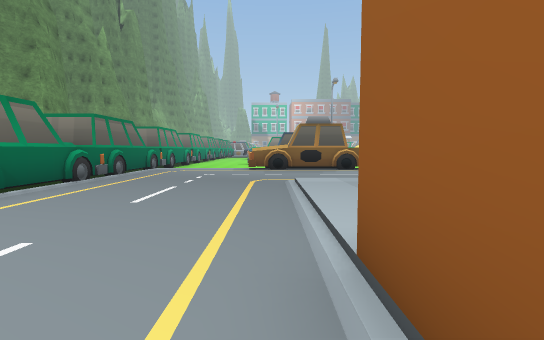
[1] (above)

23 first-person views from a walk through a Unity game level. The camera is 1.5 m above the floor, tilts 4° down and sees 85° across. The floor is counted in squares, 2 m on a side. Each view is taken from the middle of a square. On the plan, view 1 faces up. The plan holds only what a view shows up to about 10 squares ahead; the rest is blank. The place goes on beyond the plan. The player character is not drawn. Some animated figures are left out. Some surface patterns are stand-ins.

[2]
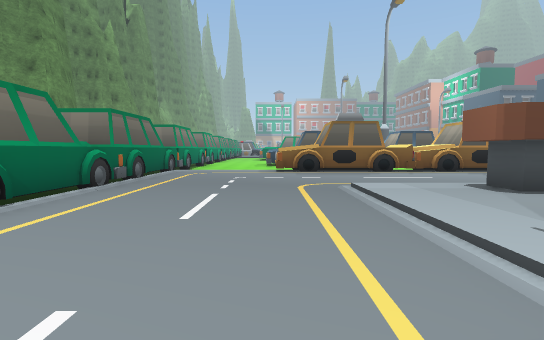

[3]
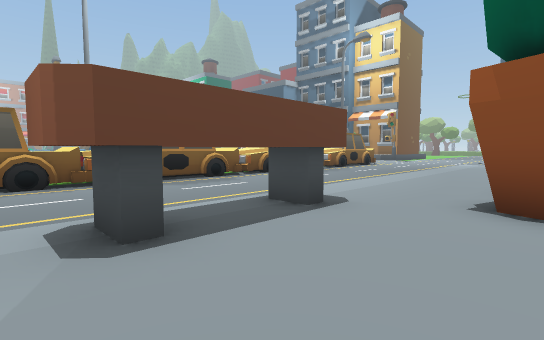

[4]
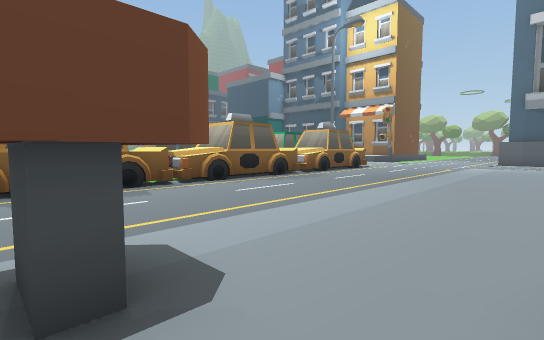

[5]
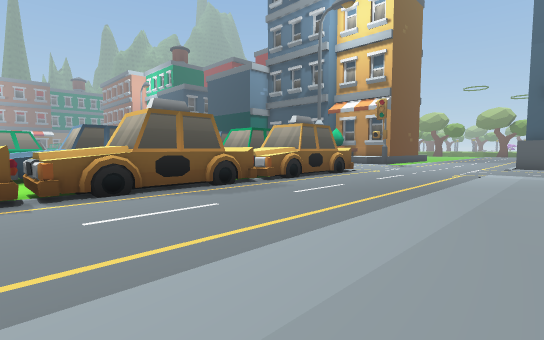

[6]
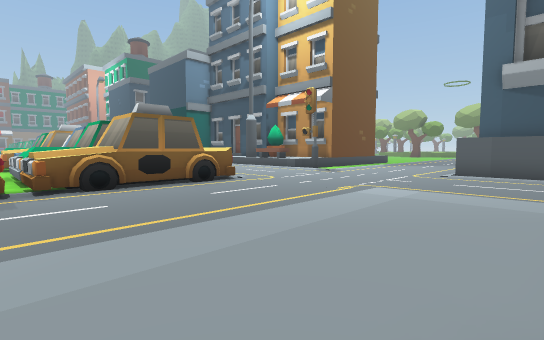

[7]
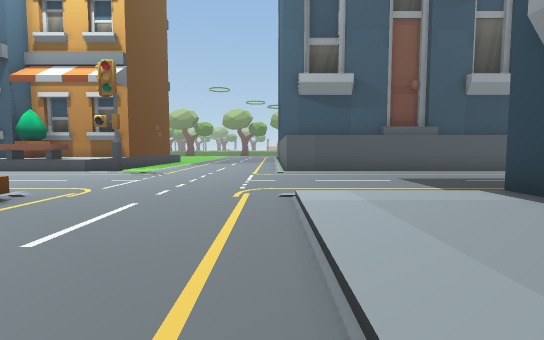

[8]
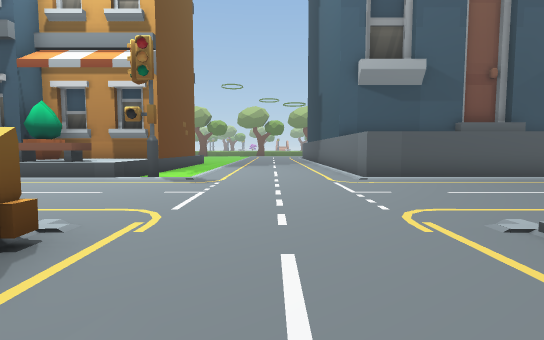

[9]
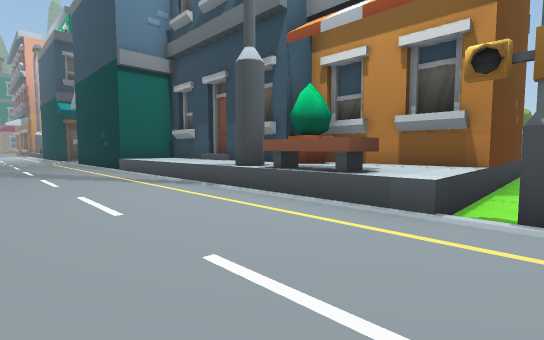

[10]
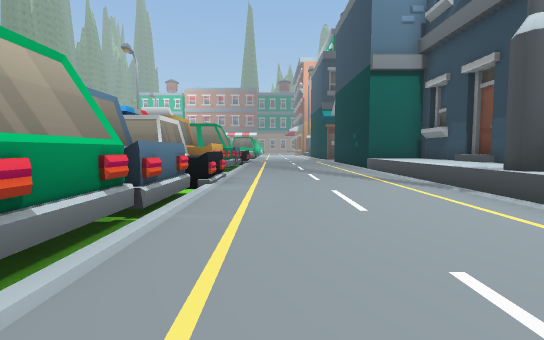

[11]
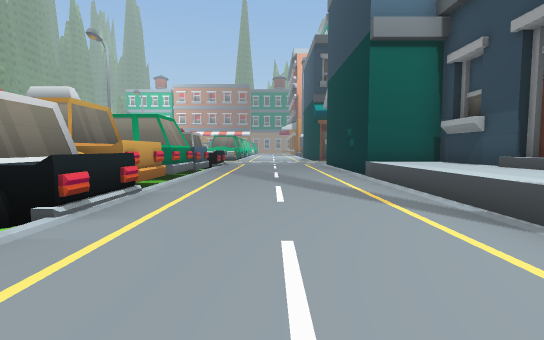

[12]
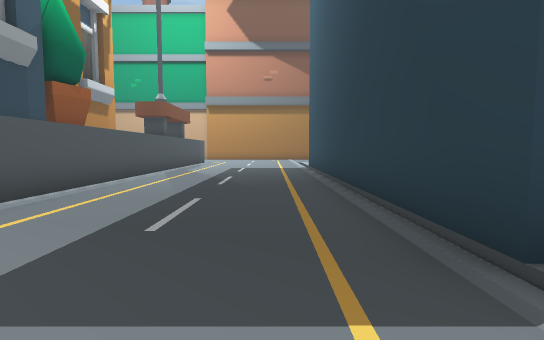

[13]
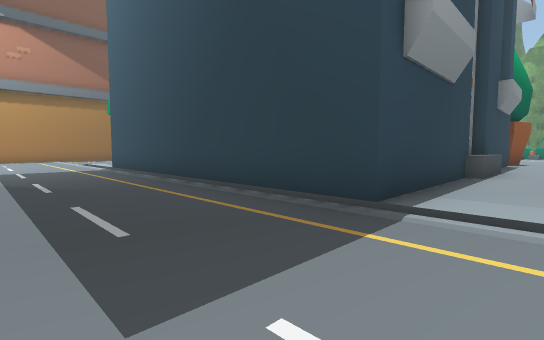

[14]
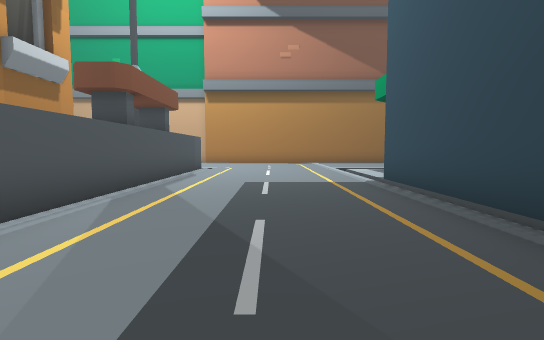

[15]
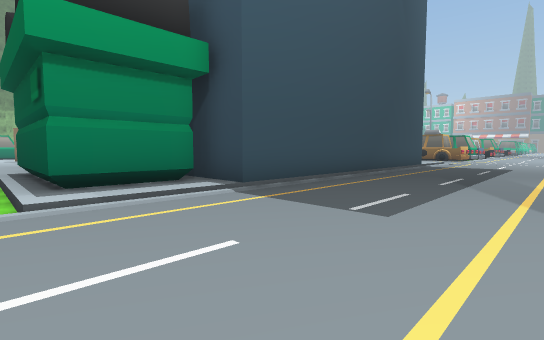

[16]
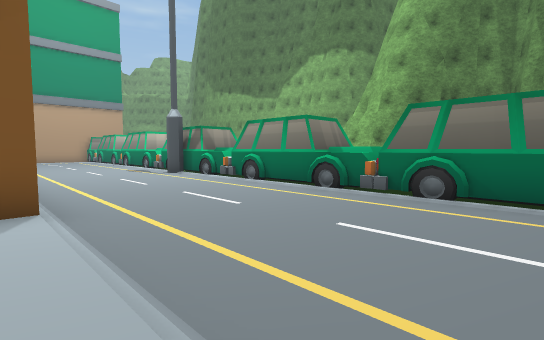

[17]
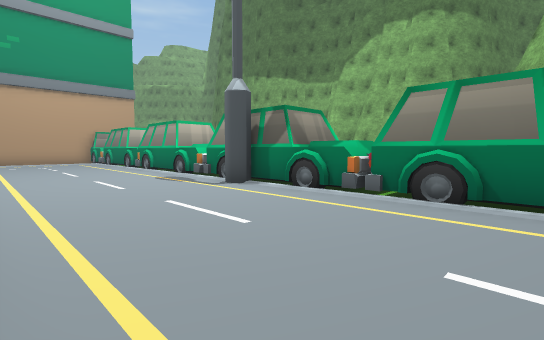

[18]
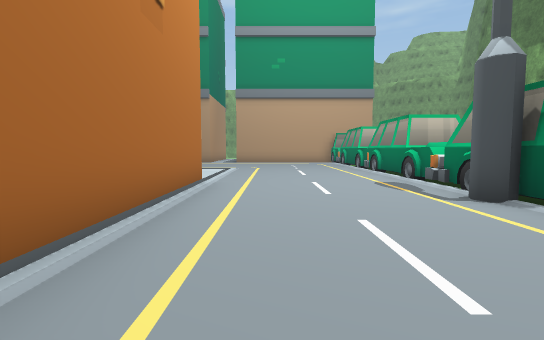

[19]
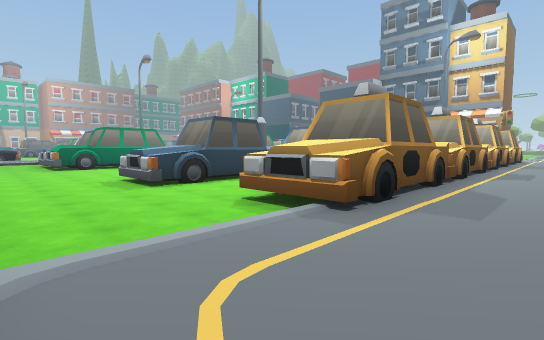

[20]
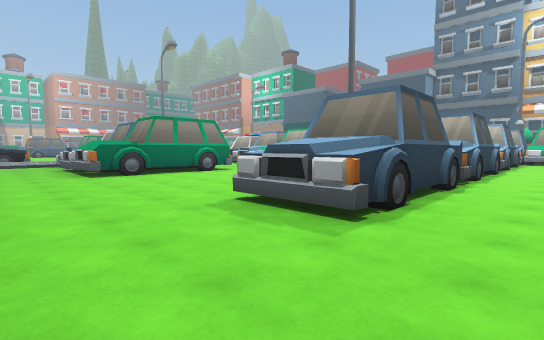

[21]
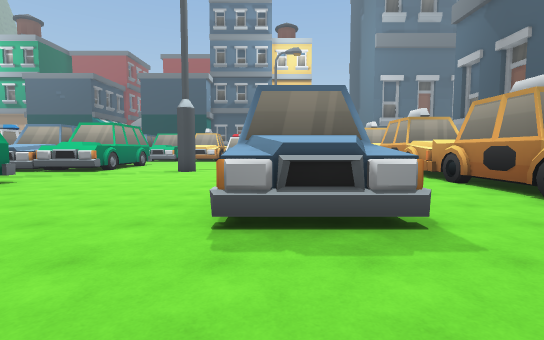

[22]
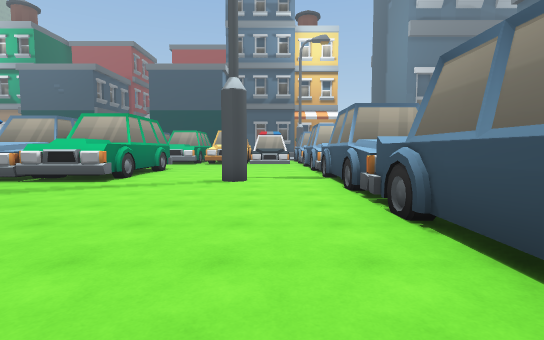

[23]
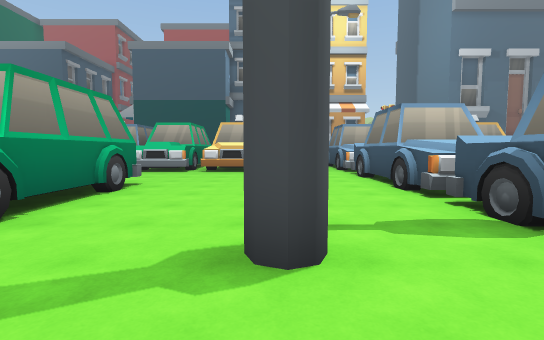

### Floor plan
Key: @ floor where view 1 was taken; # wall or solid block; x gap in a wall; . main floor; : floor 0.25 m higher than the main floor; - floor 0.25 m lower than the main floor; / step, stairs or slope; = window, fence, low wall or low ledge; ^ raised ledge; B building; O other object.
Columns run from 5 left of view 1 to 26 right of it. Each row starts with its distance up from view 1.
 25   -^      -#           #.....#
 24  --^    ---#     --#   #.....#
 23  --#####---#####---#   #.....##B
 22  ------------------#   #.....BBB
 21  ------------------#   #.....BBB
 20  ----------#---       ##=....BBB
 19  ----------------      ^.....BBB
 18  ------------------x   ^=....BBB
 17  ---################   ^.....BBB
 16  ---###########    #   ^.....BBB
 15  --------------    #   #.....BBB
 14  -----------  -    #   #.....BBB
 13  ---########  #    #    .....BBB
 12  ---######## ##   ##    .....O--
 11 #...^####^####^####^####.....///
 10 #...............................
  9 #...............................
  8 #...............................
  7 #...............................
  6 #.....::###:::::::::::::.....###
  5 #.....::###:::::::::::::.....#
  4 #.....::::::::::::::::::.....#
  3 #=....:::::#   #########.....#
  2 #.....#                #.....#
  1 #.....#                #.....#
  0 #....@                 #.....#
 -1 #.....                 #.....#
 -2 #.....#                #.....#
 -3 #.....#                #.....#
 -4 ##....#                #.....#
 -5 #.....#                #.....#
 -6 #.....#               ##.....#
 -7 #.....:               #:.....#
 -8 #.....:               #:.....#
 -9 #.....:           #####:.....#
-10 #.....             -----.....#

Positions as (right, up) in squares from view 1, and headings:
1: (0, 0), facing up
2: (-1, 1), facing up
3: (2, 3), facing up-right
4: (5, 4), facing up-right
5: (8, 5), facing up-right
6: (13, 4), facing up-right
7: (14, 7), facing right
8: (16, 9), facing right
9: (20, 12), facing up-right
10: (20, 12), facing up
11: (21, 15), facing up
12: (20, 5), facing down
13: (22, 5), facing down-left
14: (21, 0), facing down
15: (23, -10), facing up-left
16: (1, 6), facing down-left
17: (0, 1), facing down-left
18: (-1, 0), facing down
19: (-4, 9), facing up-right
20: (-4, 14), facing up-right
21: (-4, 17), facing right
22: (-1, 19), facing right
23: (4, 20), facing right
